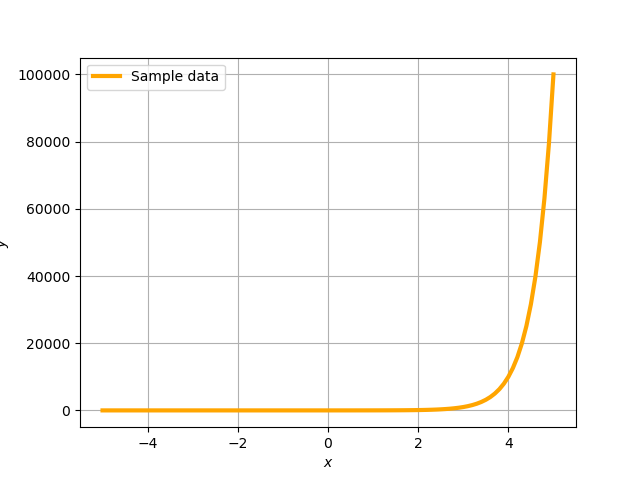

Reproduce this figure in Python.
#!/usr/pkg/bin/python3.9

#
# Time-stamp: <2022/10/02 15:59:51 (CST) daisuke>
#

# importing numpy module
import numpy

# importing matplotlib module
import matplotlib.backends.backend_agg
import matplotlib.figure

# data to be plotted
data_x = numpy.linspace (-5.0, 5.0, 101)
data_y = 10.0**data_x

# output file name
file_output = 'ai202209_s04_19.png'

# making a fig object
fig = matplotlib.figure.Figure ()

# making a canvas object
canvas = matplotlib.backends.backend_agg.FigureCanvasAgg (fig)

# making an axes object
ax = fig.add_subplot (111)

# making a plot using object-oriented interface
ax.plot (data_x, data_y, linestyle='-', linewidth=3.0, color='orange', \
         label='Sample data')

# setting labels for x-axis and y-axis
ax.set_xlabel ('$x$')
ax.set_ylabel ('$y$')

# showing grid
ax.grid ()

# adding legend to the plot
ax.legend ()

# saving a plot as a file
fig.savefig (file_output)
